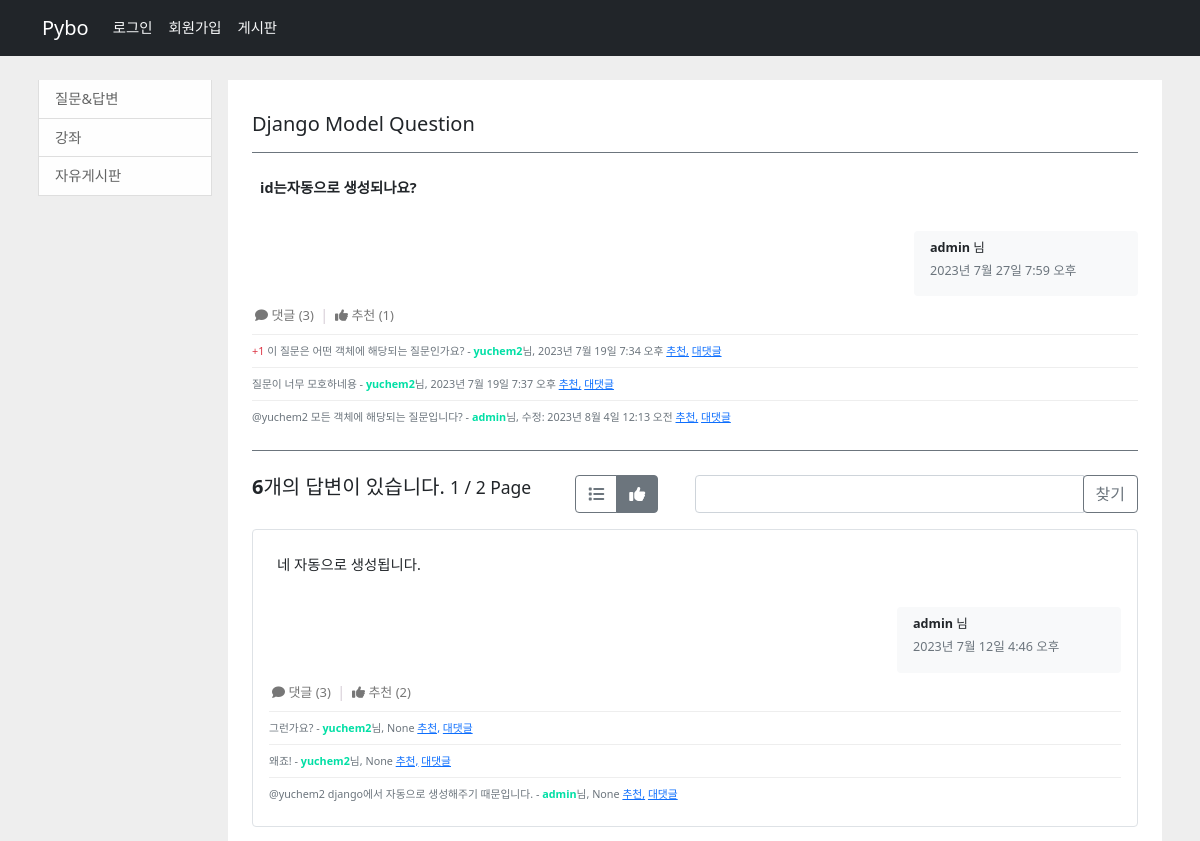
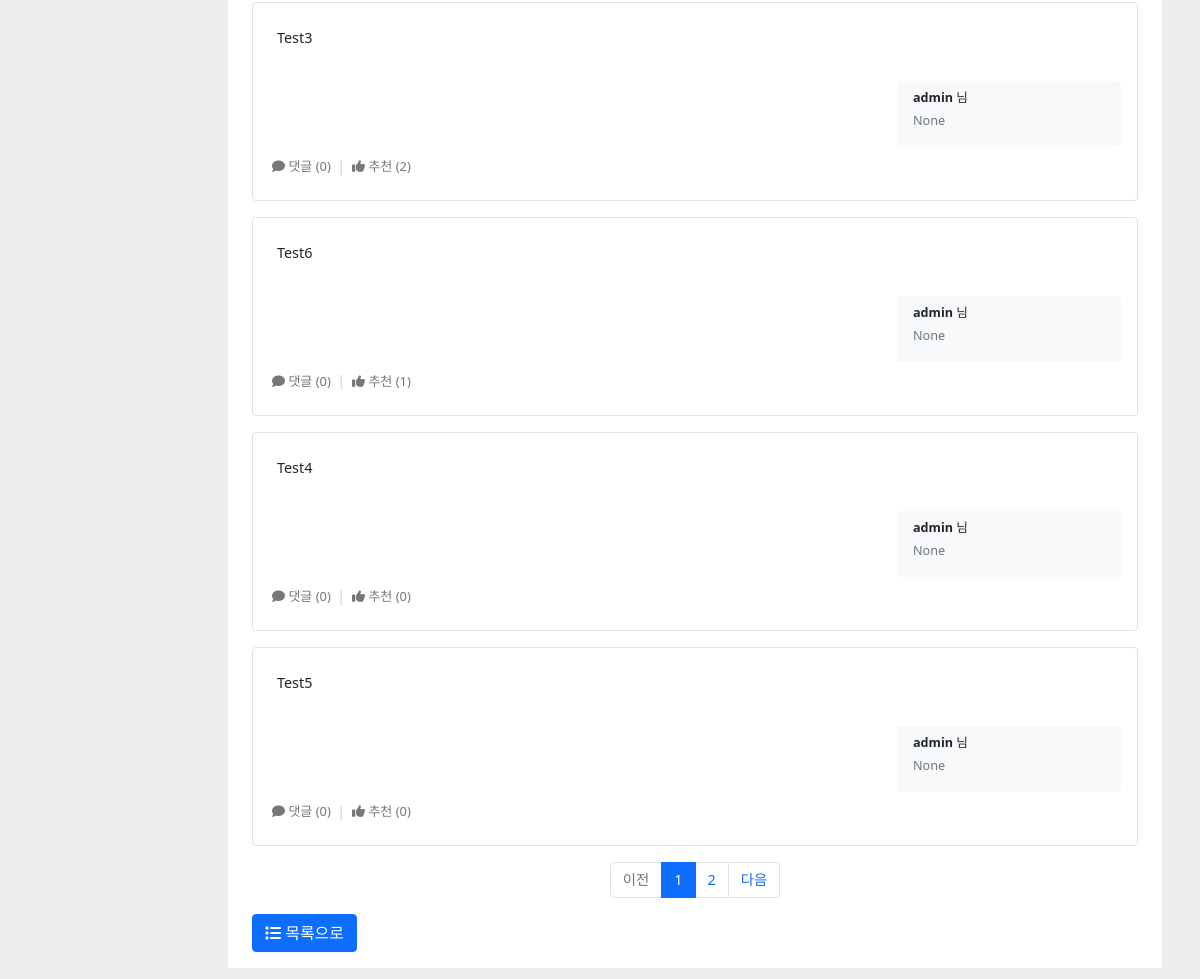
Before: /pybo/question/detail/2/ with the older database file (2 pictures, top to bottom).
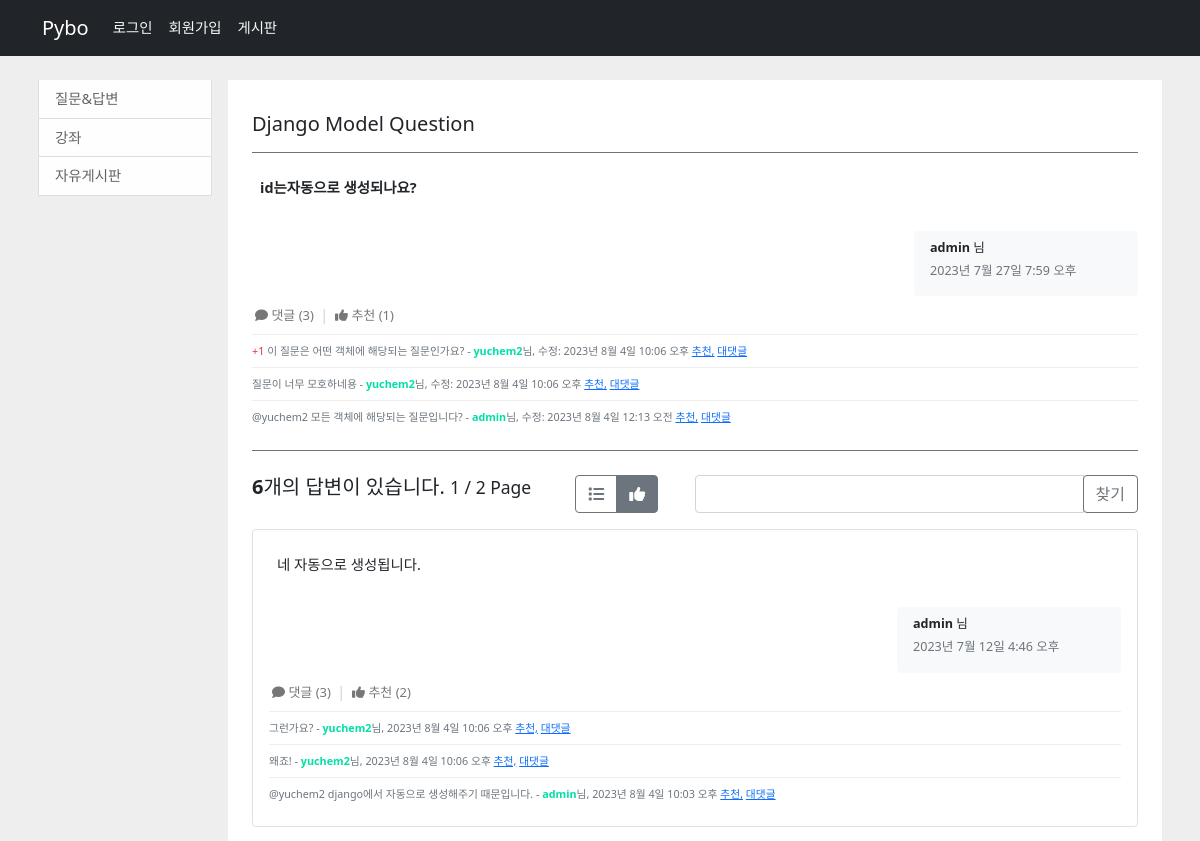
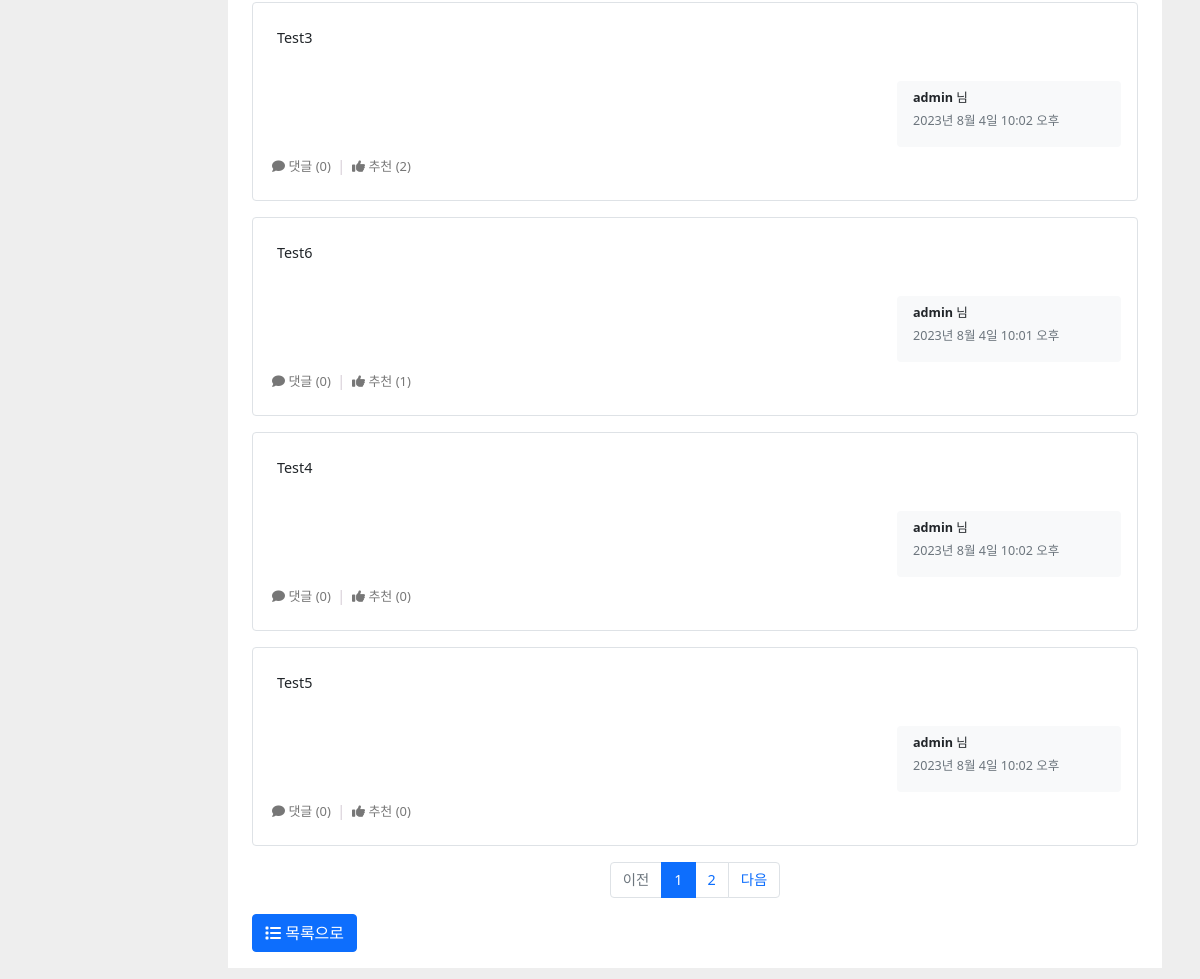
After: the same page with the newer database file (2 pictures, top to bottom).
### pybo/models.py (models this page shows)
class Comment(models.Model):
    author = models.ForeignKey(User, on_delete=models.CASCADE, related_name='author_comment')
    category = models.ForeignKey(Category, on_delete=models.CASCADE, related_name='category_comment')
    parent_content = models.TextField(null=True, default='')
    content = models.TextField(null=True, default='')
    create_date = models.DateTimeField()
    modify_date = models.DateTimeField(null=True, blank=True)
    voter = models.ManyToManyField(User, related_name='voter_comment')

class Answer(models.Model):
    author = models.ForeignKey(User, on_delete=models.CASCADE, related_name='author_answer')
    question = models.ForeignKey(Question, on_delete=models.CASCADE)
    content = models.TextField(null=True, default='')
    create_date = models.DateTimeField()
    modify_date = models.DateTimeField(null=True, blank=True)
    voter = models.ManyToManyField(User, related_name='voter_answer')
    comments = models.ManyToManyField(Comment, related_name='comment_answer')

### pybo/views/base_views.py (the view)
# urls.py: path('question/detail/<int:question_id>/', base_views.detail, name='detail'),
def detail(request, question_id):
    page = request.GET.get('page', '1')
    kw = request.GET.get('kw', '')
    sort = request.GET.get('sort', 'recommend')
    question = get_object_or_404(Question, pk=question_id)
    if sort == 'recent':
        answer_list = question.answer_set.order_by('-modify_date')
    else:
        answer_list = question.answer_set.annotate(voter_count=Count('voter')).order_by('-voter_count')
    paginator = Paginator(answer_list, 5)
    page_obj = paginator.get_page(page)
    context = {'question': question, 'answer_list': page_obj, 'page': page, 'kw': kw, 'sort': sort}
    response = render(request, 'pybo/question_detail.html', context)
    expire_date, now = datetime.now(), datetime.now()
    expire_date += timedelta(days=1)
    expire_date = expire_date.replace(hour=0, minute=0, second=0, microsecond=0)
    expire_date -= now
    max_age = expire_date.total_seconds()
    cookie_value = request.COOKIES.get('hitQuestion', '_')
    if f'_{question_id}_' not in cookie_value:
        cookie_value += f'{question_id}_'
        response.set_cookie('hitQuestion', value=cookie_value, max_age=max_age, httponly=True)
        question.hits += 1
        question.save()
    return response

### pybo/templatetags/pybo_filter.py (called while the page is built)
@register.filter
def mark(value):
    extensions = ["nl2br", "fenced_code"]
    return mark_safe(markdown.markdown(value, extensions=extensions))

@register.filter
def find_voter(voter, arg):
    return arg.voter.filter(id=voter.id).exists()

@register.filter
def include(source, arg):
    return str(arg) in source

### templates/pybo/question_detail.html (shortened to what the changed rows need)
{% extends 'base.html' %}
{% load pybo_filter %}
{% block content %}
    <div class="container mt-3" style="height: auto !important;">
        <div class="row" style="height: auto !important;">
            <div class="col-sm-12 col-md-9 col-lg-10 p-2" style="height: auto !important;">
                <div id="content_box" style="height: auto !important;">
                    <div class="container py-3">
                        <div class="my-3" style="height: auto !important;">
                            <div class="comment-block">
                                <div class="mt-2">
                                    {% if question.comments.count %}
                                        {% if question.comments.count > 8 %}
                                            {% with remainder=question.comments.count|sub:8 %}
                                            <div class="comment py-2 text-muted" id="question_comment_button">
                                                <a href="javascript:question_comment_block()">댓글 {{ question.comments.count|sub:8 }}개 더 보기...</a>
                                            </div>
                                            <div id="question_comment_block" style="display: none;">
                                                {% for comment in question.comments.all|slice_end:remainder %}
                                                    {% include 'pybo/question_comment.html' %}
                                                {% endfor %}
                                            </div>
                                            {% for comment in question.comments.all|slice_start:remainder %}
                                                {% include 'pybo/question_comment.html' %}
                                            {% endfor %}
                                            {% endwith %}
                                        {% else %}
                                            {% for comment in question.comments.all %}
                                                {% include 'pybo/question_comment.html' %}
                                            {% endfor %}
                                        {% endif %}
                                    {% endif %}
                                </div>
                            </div>
                        </div>
                            <div class="answer-block my-3">
                                {% if answer_list %}
                                {% for answer in answer_list %}
                                    <div class="answer-item p-3 my-3 border rounded">
                                        <div class="p-2">{{ answer.content|mark }}</div>
                                        <div class="clearfix my-2">
                                            <div class="card small float-end bg-light rounded" style="width: 14rem;">
                                                <div class="card-body p-2 px-3">
                                                    <p class="card-title">
                                                        <strong>{{ answer.author }}</strong> 님
                                                    </p>
                                                    <p class="card-subtitle mb-2 text-muted">{{ answer.modify_date }}</p>
                                                </div>
                                            </div>
                                        </div>
                                        <div class="my-action-buttons">
                                            <a href="javascript:answer_comment({{ answer.id }})" class="question_comment_create my-action">
                                                 <i class="fa-solid fa-comment"></i> 댓글 ({{ answer.comments.count }})
                                            </a>
                                            |
                                            {% if request.user|find_voter:answer %}
                                                <a href="javascript:void(0)" data-uri="{% url 'pybo:answer_vote_del' answer.id  %}" class="unrecommend my-action">
                                                   <i class="fa-solid fa-thumbs-up"></i> 추천 해제 ({{answer.voter.count}})
                                                </a>
                                            {% else %}
                                                <a href="javascript:void(0)" data-uri="{% url 'pybo:answer_vote' answer.id  %}" class="recommend my-action">
                                                    <i class="fa-solid fa-thumbs-up"></i> 추천 ({{answer.voter.count}})
                                                </a>
                                            {% endif %}
                                        </div>
                                        <div class="comment-block">
                                            <div class="mt-2">
                                                {% if answer.comments.count %}
                                                    {% if answer.comments.count > 8 %}
                                                        {% with remainder=answer.comments.count|sub:8 %}
                                                        <div class="comment py-2 text-muted" id="answer_comment_button{{ answer.id }}">
                                                            <a href="javascript:answer_comment_block({{ answer.id }})">댓글 {{ answer.comments.count|sub:8 }}개 더 보기...</a>
                                                        </div>
                                                        <div id="answer_comment_block{{ answer.id }}" style="display: none;">
                                                            {% for comment in answer.comments.all|slice_end:remainder %}
                                                                {% include 'pybo/answer_comment.html' %}
                                                            {% endfor %}
                                                        </div>
                                                        {% for comment in answer.comments.all|slice_start:remainder %}
                                                            {% include 'pybo/answer_comment.html' %}
                                                        {% endfor %}
                                                        {% endwith %}
                                                    {% else %}
                                                        {% for comment in answer.comments.all %}
                                                            {% include 'pybo/answer_comment.html' %}
                                                        {% endfor %}
                                                    {% endif %}
                                                {% endif %}
                                            </div>
                                        </div>
                                    </div>
                                {% endfor %}
                                {% endif %}
                            </div>
                        </div>
                    </div>
                </div>
            </div>
        </div>
{% endblock %}

### templates/pybo/question_comment.html (shortened to what this page needs)
{% load pybo_filter %}
<div class="comment py-2 text-muted">
    {% if comment.voter.count %}
        <span class="text-danger">+{{ comment.voter.count }}</span>
    {% endif %}
    <span style="white-space: pre-line;" class="comment-content">{{ comment.content }}</span>
    - <span>
        <strong style="color:#01DFA5;">{{ comment.author }}</strong>님,
    {% if comment.modify_date %}
        수정: {{ comment.modify_date }}
    {% else %}
        {{ comment.create_date }}
    {% endif %}
    </span>
    {% if request.user|find_voter:comment %}
        <a href="javascript:void(0)" data-uri="{% url 'pybo:comment_vote_del' question.id comment.id  %}" class="unrecommend">
            추천 해제,</a>
    {% else %}
        <a href="javascript:void(0)" data-uri="{% url 'pybo:comment_vote' question.id comment.id %}" class="recommend">
            추천,</a>
    {% endif %}
    <a href="javascript:question_comment_reply({{ comment.id }})" id="question_comment{{ comment.id }}" data-author="{{ comment.author }}">대댓글</a>
</div>

### templates/pybo/answer_comment.html (shortened to what this page needs)
{% load pybo_filter %}
<div class="comment py-2 text-muted">
    <span style="white-space: pre-line;" class="comment-content">{{ comment.content }}</span>
    - <span>
        <strong style="color:#01DFA5;">{{ comment.author }}</strong>님, {{ comment.modify_date }}
    </span>
    {% if request.user|find_voter:comment %}
        <a href="javascript:void(0)" data-uri="{% url 'pybo:comment_vote_del' question.id comment.id  %}" class="unrecommend">
            추천 해제,</a>
    {% else %}
        <a href="javascript:void(0)" data-uri="{% url 'pybo:comment_vote' question.id comment.id %}" class="recommend">
            추천,</a>
    {% endif %}
    <a href="javascript:answer_comment_reply({{ answer.id }}, {{ comment.id }})" id="answer_comment{{ comment.id }}" data-author="{{ comment.author }}"> 대댓글</a>
</div>

Changed rows visible on the page:
changed Comment "이 질문은 어떤 객체에 해당되는 질문인가요?": modify_date (not shown) → "2023년 8월 4일 10:06 오후"; create_date "2023년 7월 19일 7:34 오후" → (not shown)
changed Comment "질문이 너무 모호하네용": modify_date (not shown) → "2023년 8월 4일 10:06 오후"; create_date "2023년 7월 19일 7:37 오후" → (not shown)
changed Comment "그런가요?": modify_date "None" → "2023년 8월 4일 10:06 오후"
changed Comment "왜죠!": modify_date "None" → "2023년 8월 4일 10:06 오후"
changed Comment "@yuchem2 django에서 자동으로 생성해주기 때문입니다.": modify_date "None" → "2023년 8월 4일 10:03 오후"
changed Answer "Test3": modify_date "None" → "2023년 8월 4일 10:02 오후"
changed Answer "Test6": modify_date "None" → "2023년 8월 4일 10:01 오후"
changed Answer "Test4": modify_date "None" → "2023년 8월 4일 10:02 오후"
changed Answer "Test5": modify_date "None" → "2023년 8월 4일 10:02 오후"
